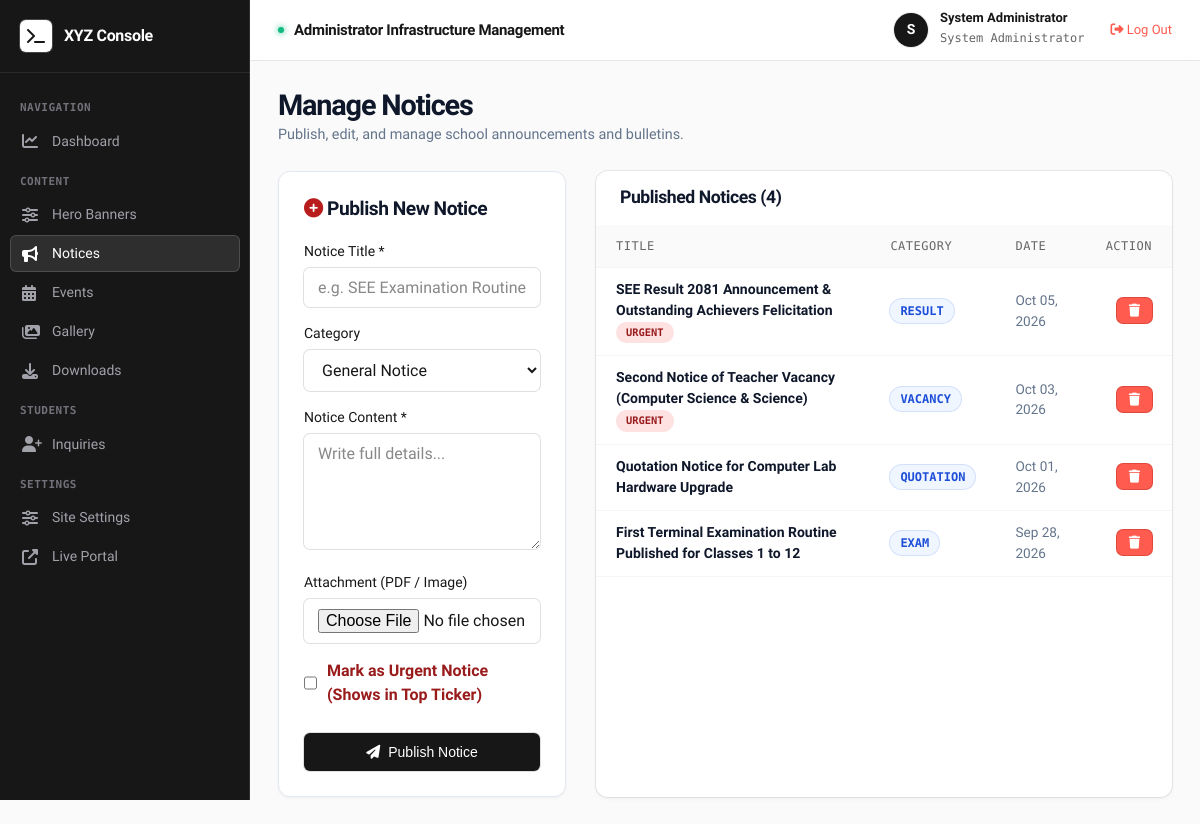
Page /admin/notices (signed in) on the committed database.
### app/models/user.py (models this page shows, shortened)
class User(UserMixin, db.Model):
    __tablename__ = 'users'
    id = db.Column(db.Integer, primary_key=True)
    username = db.Column(db.String(80), unique=True, nullable=False)
    email = db.Column(db.String(120), unique=True, nullable=False)
    password_hash = db.Column(db.String(256), nullable=False)
    full_name = db.Column(db.String(120), nullable=False)
    role = db.Column(db.String(20), default='student', nullable=False) # 'admin', 'teacher', 'student'
    phone = db.Column(db.String(20), nullable=True)
    student_id = db.Column(db.String(30), nullable=True)
    grade_class = db.Column(db.String(20), nullable=True)
    avatar = db.Column(db.String(255), default='default_avatar.png')
    created_at = db.Column(db.DateTime, default=datetime.utcnow)
    is_active = db.Column(db.Boolean, default=True)
    def is_admin(self):
        return self.role == 'admin'

### app/models/notice.py (models this page shows, shortened)
class Notice(db.Model):
    __tablename__ = 'notices'
    id = db.Column(db.Integer, primary_key=True)
    title = db.Column(db.String(255), nullable=False)
    slug = db.Column(db.String(255), unique=True, nullable=False)
    category = db.Column(db.String(50), default='General') # General, Vacancy, Exam, Quotation, Admission, Result
    content = db.Column(db.Text, nullable=False)
    attachment = db.Column(db.String(255), nullable=True) # PDF or image attachment
    is_urgent = db.Column(db.Boolean, default=False)
    published_date = db.Column(db.DateTime, default=datetime.utcnow)
    author_id = db.Column(db.Integer, db.ForeignKey('users.id'), nullable=True)
    author = db.relationship('User', backref=db.backref('notices', lazy=True))

### app/controllers/admin_controller.py (the view)
@admin_bp.route('/notices')
@login_required
@admin_required
def notices():
    notices_list = Notice.query.order_by(Notice.published_date.desc()).all()
    return render_template('admin/notices.html', notices=notices_list)

### app/controllers/admin_controller.py (called while the page is built)
def admin_required(f):
    @wraps(f)
    def decorated_function(*args, **kwargs):
        if not current_user.is_authenticated or not current_user.is_admin():
            flash('Admin access privileges required.', 'danger')
            return redirect(url_for('auth.login', next=request.url))
        return f(*args, **kwargs)
    return decorated_function

### app/templates/admin/notices.html (shortened to what this page needs)
{% extends 'admin/layout.html' %}
{% block content %}
<div style="display: flex; justify-content: space-between; align-items: center; margin-bottom: 25px;">
    <div>
        <h1 style="font-size: 1.8rem; color: #0F172A;">Manage Notices</h1>
        <p style="color: #64748B; font-size: 0.9rem;">Publish, edit, and manage school announcements and bulletins.</p>
    </div>
</div>
<div style="display: grid; grid-template-columns: 1fr 2fr; gap: 30px;">
    <div style="background: white; padding: 25px; border-radius: 12px; border: 1px solid #E2E8F0; box-shadow: 0 1px 3px rgba(0,0,0,0.05);">
        <h3 style="font-size: 1.2rem; margin-bottom: 20px; color: #0F172A;"><i class="fas fa-plus-circle" style="color: #B91C1C;"></i> Publish New Notice</h3>
        <form action="{{ url_for('admin.add_notice') }}" method="POST" enctype="multipart/form-data">
            <div class="form-group">
                <label class="form-label">Notice Title *</label>
                <input type="text" name="title" required class="form-control" placeholder="e.g. SEE Examination Routine 2081">
            </div>
            <div class="form-group">
                <label class="form-label">Category</label>
                <select name="category" class="form-control">
                    <option value="General">General Notice</option>
                </select>
            </div>
            <div class="form-group">
                <label class="form-label">Notice Content *</label>
                <textarea name="content" required class="form-control" rows="5" placeholder="Write full details..."></textarea>
            </div>
            <div class="form-group">
                <label class="form-label">Attachment (PDF / Image)</label>
                <input type="file" name="attachment" class="form-control">
            </div>
            <div class="form-group" style="display: flex; align-items: center; gap: 10px;">
                <input type="checkbox" name="is_urgent" id="is_urgent" style="width: 18px; height: 18px;">
                <label for="is_urgent" style="font-weight: 600; cursor: pointer; color: #991B1B;">Mark as Urgent Notice (Shows in Top Ticker)</label>
            </div>
            <button type="submit" class="btn btn-primary" style="width: 100%; justify-content: center; padding: 12px; margin-top: 10px;"><i class="fas fa-paper-plane"></i> Publish Notice</button>
        </form>
    </div>
    <div class="table-card" style="margin-bottom: 0;">
        <div class="table-header">
            <h3 style="font-size: 1.1rem; color: #0F172A;">Published Notices ({{ notices|length }})</h3>
        </div>
        <table class="admin-table">
            <thead>
                <tr>
                    <th>Title</th>
                    <th>Category</th>
                    <th>Date</th>
                    <th style="text-align: right;">Action</th>
                </tr>
            </thead>
            <tbody>
                {% if notices %}
                    {% for n in notices %}
                    <tr>
                        <td>
                            <strong style="display: block; color: #0F172A;">{{ n.title }}</strong>
                            {% if n.is_urgent %}
                                <span class="status-pill" style="background: #FEE2E2; color: #991B1B; font-size: 0.65rem;">URGENT</span>
                            {% endif %}
                        </td>
                        <td><span class="status-pill status-contacted">{{ n.category }}</span></td>
                        <td style="font-size: 0.85rem; color: #64748B;">{{ n.published_date.strftime('%b %d, %Y') }}</td>
                        <td style="text-align: right;">
                            <form action="{{ url_for('admin.delete_notice', id=n.id) }}" method="POST" style="display: inline;">
                                <button type="submit" class="btn btn-sm btn-danger btn-confirm-delete"><i class="fas fa-trash"></i></button>
                            </form>
                        </td>
                    </tr>
                    {% endfor %}
                {% else %}
                    <tr>
                        <td colspan="4" style="text-align: center; color: #94A3B8; padding: 25px;">No notices created yet.</td>
                    </tr>
                {% endif %}
            </tbody>
        </table>
    </div>
</div>
{% endblock %}

### app/templates/admin/layout.html (shortened to what this page needs)
<!DOCTYPE html>
<html lang="en">
<head>
    <link rel="stylesheet" href="{{ url_for('static', filename='css/style.css') }}">
    <link rel="stylesheet" href="{{ url_for('static', filename='css/admin.css') }}">
    <link rel="stylesheet" href="https://cdnjs.cloudflare.com/ajax/libs/font-awesome/6.4.0/css/all.min.css">
</head>
<body class="admin-body">
    <aside class="sidebar">
        <div class="sidebar-header">
            <div style="width: 32px; height: 32px; background: #ffffff; color: #171717; border-radius: 6px; display: flex; align-items: center; justify-content: center; font-size: 1rem; box-shadow: 0 0 0 1px rgba(255,255,255,0.2);">
                <i class="fas fa-terminal"></i>
            </div>
            <h2>XYZ Console</h2>
        </div>
        <div class="sidebar-menu">
            <div class="sidebar-label">Navigation</div>
            <div class="sidebar-item">
                <a href="{{ url_for('admin.dashboard') }}" class="sidebar-link {% if request.endpoint == 'admin.dashboard' %}active{% endif %}">
                    <i class="fas fa-chart-line"></i> Dashboard
                </a>
            </div>
            <div class="sidebar-label">Content</div>
            <div class="sidebar-item">
                <a href="{{ url_for('admin.banners') }}" class="sidebar-link {% if request.endpoint == 'admin.banners' %}active{% endif %}">
                    <i class="fas fa-sliders-h"></i> Hero Banners
                </a>
            </div>
            <div class="sidebar-item">
                <a href="{{ url_for('admin.notices') }}" class="sidebar-link {% if request.endpoint == 'admin.notices' %}active{% endif %}">
                    <i class="fas fa-bullhorn"></i> Notices
                </a>
            </div>
            <div class="sidebar-item">
                <a href="{{ url_for('admin.events') }}" class="sidebar-link {% if request.endpoint == 'admin.events' %}active{% endif %}">
                    <i class="fas fa-calendar-alt"></i> Events
                </a>
            </div>
            <div class="sidebar-item">
                <a href="{{ url_for('admin.gallery') }}" class="sidebar-link {% if request.endpoint == 'admin.gallery' %}active{% endif %}">
                    <i class="fas fa-images"></i> Gallery
                </a>
            </div>
            <div class="sidebar-item">
                <a href="{{ url_for('admin.downloads') }}" class="sidebar-link {% if request.endpoint == 'admin.downloads' %}active{% endif %}">
                    <i class="fas fa-download"></i> Downloads
                </a>
            </div>
            <div class="sidebar-label">Students</div>
            <div class="sidebar-item">
                <a href="{{ url_for('admin.inquiries') }}" class="sidebar-link {% if request.endpoint == 'admin.inquiries' %}active{% endif %}">
                    <i class="fas fa-user-plus"></i> Inquiries
                </a>
            </div>
            <div class="sidebar-label">Settings</div>
            <div class="sidebar-item">
                <a href="{{ url_for('admin.settings') }}" class="sidebar-link {% if request.endpoint == 'admin.settings' %}active{% endif %}">
                    <i class="fas fa-sliders-h"></i> Site Settings
                </a>
            </div>
            <div class="sidebar-item">
                <a href="{{ url_for('public.home') }}" target="_blank" class="sidebar-link">
                    <i class="fas fa-external-link-alt"></i> Live Portal
                </a>
            </div>
        </div>
    </aside>
    <main class="admin-main">
        <header class="admin-topbar">
            <div style="display: flex; align-items: center; gap: 10px;">
                <span class="status-dot"></span>
                <strong style="font-size: 0.9375rem; color: var(--text-dark); letter-spacing: -0.02em;">Administrator Infrastructure Management</strong>
            </div>
            <div class="user-profile-badge">
                <div class="avatar">{{ current_user.full_name[0] }}</div>
                <div>
                    <strong style="font-size: 0.8125rem; display: block; color: var(--text-dark); line-height: 1.1;">{{ current_user.full_name }}</strong>
                    <span style="font-size: 0.75rem; color: var(--text-muted); font-family: 'Geist Mono', monospace;">System Administrator</span>
                </div>
                <a href="{{ url_for('auth.logout') }}" style="margin-left: 14px; color: var(--vercel-ship-red); font-size: 0.8125rem; font-weight: 500;" title="Log Out"><i class="fas fa-sign-out-alt"></i> Log Out</a>
            </div>
        </header>
        <div class="admin-content">
            {% block content %}{% endblock %}
        </div>
    </main>
</body>
</html>

### app/static/css/style.css (style rules this page uses)
:root { --vercel-bg: #ffffff; --vercel-surface: #fafafa; --vercel-surface-hover: #f4f4f5; --vercel-surface-active: #e4e4e7; --vercel-black: #171717; --vercel-black-hover: #000000; --vercel-white: #ffffff; --vercel-text-main: #171717; --vercel-text-muted: #666666; --vercel-text-subtle: #888888; --vercel-text-light: #fafafa; --vercel-ship-red: #ff5b4f; --vercel-ship-red-hover: #e0483d; --vercel-preview-pink: #de1d8d; --vercel-develop-blue: #0a72ef; --vercel-develop-blue-hover: #0060d4; --vercel-console-blue: #0070f3; --vercel-console-purple: #7928ca; --vercel-console-pink: #eb367f; --vercel-focus-ring: #0a72ef; --shadow-border: 0 0 0 1px rgba(0, 0, 0, 0.08); --shadow-border-medium: 0 0 0 1px rgba(0, 0, 0, 0.12); --shadow-border-hover: 0 0 0 1px rgba(0, 0, 0, 0.18); --shadow-card: 0 0 0 1px rgba(0, 0, 0, 0.08), 0 2px 4px rgba(0, 0, 0, 0.04); --shadow-card-hover: 0 0 0 1px rgba(0, 0, 0, 0.14), 0 4px 14px rgba(0, 0, 0, 0.08); --shadow-modal: 0 0 0 1px rgba(0, 0, 0, 0.12), 0 16px 36px rgba(0, 0, 0, 0.12); --shadow-border-stack: rgba(0,0,0,0.08) 0px 0px 0px 1px, rgba(0,0,0,0.04) 0px 2px 2px, #fafafa 0px 0px 0px 1px; --radius-sm: 6px; --radius-md: 8px; --radius-lg: 12px; --radius-xl: 16px; --radius-full: 9999px; --transition-fast: transform 0.15s cubic-bezier(0.16, 1, 0.3, 1), opacity 0.15s ease, background-color 0.15s ease, box-shadow 0.15s ease; --transition-medium: transform 0.25s cubic-bezier(0.16, 1, 0.3, 1), opacity 0.25s ease, background-color 0.25s ease, box-shadow 0.25s ease; }
* { margin: 0; padding: 0; box-sizing: border-box; }
html { font-size: 16px; color-scheme: light; -webkit-font-smoothing: antialiased; -moz-osx-font-smoothing: grayscale; text-rendering: optimizeLegibility; }
body { font-family: 'Geist', -apple-system, BlinkMacSystemFont, 'Segoe UI', Roboto, sans-serif; font-feature-settings: "liga" 1; color: var(--vercel-text-main); background-color: var(--vercel-bg); line-height: 1.5; overflow-x: hidden; }
h1, h2, h3, h4, h5, h6 { font-family: 'Geist', sans-serif; font-weight: 600; color: var(--vercel-text-main); letter-spacing: -0.03em; line-height: 1.25; text-wrap: balance; }
h1 { font-size: 2.5rem; letter-spacing: -0.04em; }
h2 { font-size: 1.75rem; letter-spacing: -0.035em; }
h3 { font-size: 1.25rem; letter-spacing: -0.025em; }
p { color: var(--vercel-text-muted); }
a { color: var(--vercel-text-main); text-decoration: none; transition: var(--transition-fast); }
.status-dot { width: 6px; height: 6px; background: #10b981; border-radius: 50%; display: inline-block; box-shadow: 0 0 6px #10b981; }
.btn { display: inline-flex; align-items: center; justify-content: center; gap: 8px; padding: 10px 18px; border-radius: var(--radius-sm); font-weight: 500; font-size: 0.875rem; cursor: pointer; border: none; outline: none; line-height: 1; white-space: nowrap; transition: var(--transition-fast); }
.btn-primary { background: var(--vercel-black); color: #ffffff; box-shadow: var(--shadow-border-medium); }
.btn-ship, .btn-danger { background: var(--vercel-ship-red); color: #ffffff; box-shadow: 0 0 0 1px var(--vercel-ship-red-hover); }
.btn-sm { padding: 6px 12px; font-size: 0.8125rem; border-radius: var(--radius-sm); }
.form-group { margin-bottom: 18px; }
.form-label { display: block; margin-bottom: 6px; font-weight: 500; font-size: 0.875rem; color: var(--vercel-text-main); }
.form-control { width: 100%; padding: 10px 14px; border-radius: var(--radius-sm); border: none; box-shadow: var(--shadow-border-medium); background: #ffffff; font-family: 'Geist', sans-serif; font-size: 16px; color: var(--vercel-text-main); transition: var(--transition-fast); }
.form-control::placeholder { color: var(--vercel-text-subtle); }
textarea.form-control { min-height: 110px; resize: vertical; }

### rows in the picture
User: full_name "S", full_name "System Administrator"
Notice: title "SEE Result 2081 Announcement & Outstanding Achievers Felicitation", is_urgent "URGENT", category "RESULT", published_date "Oct 05, 2026"
Notice: title "Second Notice of Teacher Vacancy (Computer Science & Science)", is_urgent "URGENT", category "VACANCY", published_date "Oct 03, 2026"
Notice: title "Quotation Notice for Computer Lab Hardware Upgrade", category "QUOTATION", published_date "Oct 01, 2026"
Notice: title "First Terminal Examination Routine Published for Classes 1 to 12", category "EXAM", published_date "Sep 28, 2026"

### other values in the picture
{{ notices|length }} "4"
